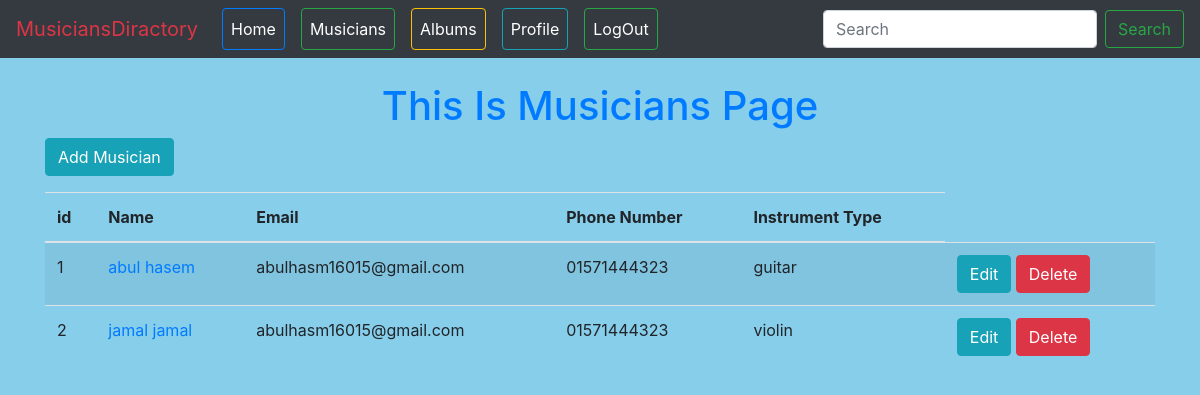
Page /Musician/ (signed in) on the committed database.
### Musician/models.py (models this page shows, shortened)
class Musician(models.Model):
    INSTRUMENT_CHOICES = [
        ('guitar', 'Guitar'),
        ('piano', 'Piano'),
        ('drums', 'Drums'),
        ('violin', 'Violin'),
        ('saxophone', 'Saxophone'),
    ]
    first_name = models.CharField(max_length=100)
    last_name = models.CharField(max_length=100)
    email = models.EmailField()
    phone_number = models.CharField(max_length=11)
    instrument_type = models.CharField(max_length=50, choices=INSTRUMENT_CHOICES)

### Musician/views.py (the view)
# urls.py: path('', views.musician_list, name='musician_list'),
@login_required
def musician_list(request):
    musicians = Musician.objects.all()
    return render(request, 'musician_list.html', {'Musician': musicians})

### Musician/templates/musician_list.html (shortened to what this page needs)
{% extends 'base.html' %}
{% load static %}
{% block content %}
<h1 class="mt-4 text-center text-primary">This Is Musicians Page</h1>
<a href="{% url 'musician_create' %}" class="btn btn-info mb-3">Add Musician</a>
<table class="table table-striped">
    <thead>
        <tr>
            <th>id</th>
            <th>Name</th>
            <th>Email</th>
            <th>Phone Number</th>
            <th>Instrument Type</th>
        </tr>
    </thead>
    <tbody>
        {% for musician in Musician %}
        <tr>
            <td>{{ musician.id }}</td>
            <td><a href="{% url 'musician_edit' musician.pk %}">{{ musician.first_name }} {{ musician.last_name }}</a></td>
            <td>{{ musician.email }}</td>
            <td>{{ musician.phone_number }}</td>
            <td>{{ musician.instrument_type }}</td>
            <td>
                <a href="{% url 'musician_edit' musician.id %}" class="btn btn-info">Edit</a>
                <a href="{% url 'musician_delete' musician.id %}" class="btn btn-danger">Delete</a>
            </td>
        </tr>
        {% endfor %}
    </tbody>
</table>
{% endblock %}

### templates/base.html (shortened to what this page needs)
{% load static %}
<!DOCTYPE html>
<html lang="en">
<head>
    <link rel="stylesheet" href="https://cdn.jsdelivr.net/npm/bootstrap@4.0.0/dist/css/bootstrap.min.css"
>
</head>
<body style="background-color: skyblue;">
    <nav class="navbar navbar-expand-lg navbar-dark bg-dark ">
        <a class="navbar-brand text-danger" href="{% url 'home' %}">MusiciansDiractory</a>
        <div class="collapse navbar-collapse" id="navbarSupportedContent">
            <ul class="navbar-nav mr-auto">
                {% if user.is_authenticated %}
                <li class="nav-item active">
                    <a class="nav-link btn btn-outline-primary mx-2" href="{% url 'home' %}">Home</a>
                </li>
                <li class="nav-item active">
                    <a class="nav-link btn btn-outline-success mx-2" href="{% url 'musician_list' %}">Musicians</a>
                </li>
                <li class="nav-item active">
                    <a class="nav-link btn btn-outline-warning mx-2" href="{% url 'album_list' %}">Albums</a>
                </li>
                <li class="nav-item active">
                    <a class="nav-link btn btn-outline-info mx-2" href="{% url 'profile' %}">Profile</a>
                </li>
                <li class="nav-item active">
                    <a class="nav-link btn btn-outline-success mx-2" href="{% url 'logout' %}">LogOut</a>
                </li>
                {% endif %}
            </ul>
            <form class="form-inline my-2 my-lg-0">
                <input class="form-control mr-sm-2" type="search" placeholder="Search" aria-label="Search">
                <button class="btn btn-outline-success my-2 my-sm-0" type="submit">Search</button>
            </form>
        </div>
    </nav>
    <div class="container">
        {% block content %}
        {% endblock content %}
    </div>
</body>
</html>

### rows in the picture
Musician: id "1", first_name "abul", last_name "hasem", email "abulhasm16015@gmail.com", phone_number "01571444323", instrument_type "guitar"
Musician: id "2", first_name "jamal", last_name "jamal", email "abulhasm16015@gmail.com", phone_number "01571444323", instrument_type "violin"
